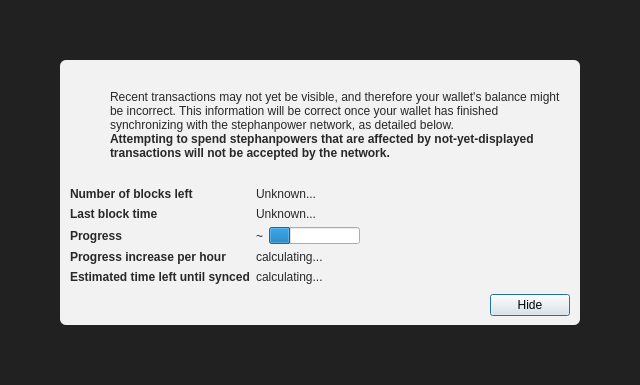
<?xml version="1.0" encoding="UTF-8"?>
<ui version="4.0">
 <class>ModalOverlay</class>
 <widget class="ModalOverlay" name="ModalOverlay">
  <property name="geometry">
   <rect>
    <x>0</x>
    <y>0</y>
    <width>640</width>
    <height>385</height>
   </rect>
  </property>
  <property name="windowTitle">
   <string>Form</string>
  </property>
  <layout class="QVBoxLayout" name="verticalLayout" stretch="0">
   <property name="sizeConstraint">
    <enum>QLayout::SetDefaultConstraint</enum>
   </property>
   <property name="leftMargin">
    <number>0</number>
   </property>
   <property name="topMargin">
    <number>0</number>
   </property>
   <property name="rightMargin">
    <number>0</number>
   </property>
   <property name="bottomMargin">
    <number>0</number>
   </property>
   <item>
    <widget class="QWidget" name="bgWidget" native="true">
     <property name="styleSheet">
      <string notr="true">#bgWidget { background: rgba(0,0,0,220); }</string>
     </property>
     <layout class="QVBoxLayout" name="verticalLayoutMain" stretch="1">
      <property name="leftMargin">
       <number>60</number>
      </property>
      <property name="topMargin">
       <number>60</number>
      </property>
      <property name="rightMargin">
       <number>60</number>
      </property>
      <property name="bottomMargin">
       <number>60</number>
      </property>
      <item>
       <widget class="QWidget" name="contentWidget" native="true">
        <property name="styleSheet">
         <string notr="true">#contentWidget { background: rgba(255,255,255,240); border-radius: 6px; }

QLabel { color: rgb(40,40,40);  }</string>
        </property>
        <layout class="QVBoxLayout" name="verticalLayoutSub" stretch="1,0,0,0">
         <property name="spacing">
          <number>0</number>
         </property>
         <property name="leftMargin">
          <number>10</number>
         </property>
         <property name="topMargin">
          <number>10</number>
         </property>
         <property name="rightMargin">
          <number>10</number>
         </property>
         <property name="bottomMargin">
          <number>10</number>
         </property>
         <item>
          <layout class="QHBoxLayout" name="horizontalLayoutIconText" stretch="0,1">
           <property name="topMargin">
            <number>20</number>
           </property>
           <item>
            <layout class="QVBoxLayout" name="verticalLayoutIcon">
             <property name="leftMargin">
              <number>0</number>
             </property>
             <item>
              <widget class="QPushButton" name="warningIcon">
               <property name="enabled">
                <bool>false</bool>
               </property>
               <property name="text">
                <string/>
               </property>
               <property name="icon">
                <iconset>
                 <normaloff>:/icons/warning</normaloff>
                 <disabledoff>:/icons/warning</disabledoff>:/icons/warning</iconset>
               </property>
               <property name="iconSize">
                <size>
                 <width>48</width>
                 <height>48</height>
                </size>
               </property>
               <property name="flat">
                <bool>true</bool>
               </property>
              </widget>
             </item>
             <item>
              <spacer name="verticalSpacerWarningIcon">
               <property name="orientation">
                <enum>Qt::Vertical</enum>
               </property>
               <property name="sizeHint" stdset="0">
                <size>
                 <width>20</width>
                 <height>40</height>
                </size>
               </property>
              </spacer>
             </item>
            </layout>
           </item>
           <item>
            <layout class="QVBoxLayout" name="verticalLayoutInfoText">
             <property name="leftMargin">
              <number>0</number>
             </property>
             <property name="topMargin">
              <number>0</number>
             </property>
             <item>
              <widget class="QLabel" name="infoText">
               <property name="text">
                <string>Recent transactions may not yet be visible, and therefore your wallet's balance might be incorrect. This information will be correct once your wallet has finished synchronizing with the stephanpower network, as detailed below.</string>
               </property>
               <property name="textFormat">
                <enum>Qt::RichText</enum>
               </property>
               <property name="wordWrap">
                <bool>true</bool>
               </property>
              </widget>
             </item>
             <item>
              <widget class="QLabel" name="infoTextStrong">
               <property name="font">
                <font>
                 <weight>75</weight>
                 <bold>true</bold>
                </font>
               </property>
               <property name="text">
                <string>Attempting to spend stephanpowers that are affected by not-yet-displayed transactions will not be accepted by the network.</string>
               </property>
               <property name="textFormat">
                <enum>Qt::RichText</enum>
               </property>
               <property name="wordWrap">
                <bool>true</bool>
               </property>
              </widget>
             </item>
             <item>
              <spacer name="verticalSpacerInTextSpace">
               <property name="orientation">
                <enum>Qt::Vertical</enum>
               </property>
               <property name="sizeHint" stdset="0">
                <size>
                 <width>20</width>
                 <height>40</height>
                </size>
               </property>
              </spacer>
             </item>
            </layout>
           </item>
          </layout>
         </item>
         <item>
          <spacer name="verticalSpacerAfterText">
           <property name="orientation">
            <enum>Qt::Vertical</enum>
           </property>
           <property name="sizeHint" stdset="0">
            <size>
             <width>20</width>
             <height>40</height>
            </size>
           </property>
          </spacer>
         </item>
         <item>
          <layout class="QFormLayout" name="formLayout">
           <property name="fieldGrowthPolicy">
            <enum>QFormLayout::FieldsStayAtSizeHint</enum>
           </property>
           <property name="horizontalSpacing">
            <number>6</number>
           </property>
           <property name="verticalSpacing">
            <number>6</number>
           </property>
           <property name="topMargin">
            <number>10</number>
           </property>
           <item row="0" column="0">
            <widget class="QLabel" name="labelNumberOfBlocksLeft">
             <property name="font">
              <font>
               <weight>75</weight>
               <bold>true</bold>
              </font>
             </property>
             <property name="text">
              <string>Number of blocks left</string>
             </property>
            </widget>
           </item>
           <item row="0" column="1">
            <widget class="QLabel" name="numberOfBlocksLeft">
             <property name="text">
              <string>Unknown...</string>
             </property>
            </widget>
           </item>
           <item row="1" column="0">
            <widget class="QLabel" name="labelLastBlockTime">
             <property name="font">
              <font>
               <weight>75</weight>
               <bold>true</bold>
              </font>
             </property>
             <property name="text">
              <string>Last block time</string>
             </property>
            </widget>
           </item>
           <item row="1" column="1">
            <widget class="QLabel" name="newestBlockDate">
             <property name="sizePolicy">
              <sizepolicy hsizetype="Maximum" vsizetype="Preferred">
               <horstretch>0</horstretch>
               <verstretch>0</verstretch>
              </sizepolicy>
             </property>
             <property name="text">
              <string>Unknown...</string>
             </property>
            </widget>
           </item>
           <item row="2" column="0">
            <widget class="QLabel" name="labelSyncDone">
             <property name="font">
              <font>
               <weight>75</weight>
               <bold>true</bold>
              </font>
             </property>
             <property name="text">
              <string>Progress</string>
             </property>
            </widget>
           </item>
           <item row="2" column="1">
            <layout class="QHBoxLayout" name="horizontalLayoutSync" stretch="0,1">
             <item>
              <widget class="QLabel" name="percentageProgress">
               <property name="text">
                <string notr="true">~</string>
               </property>
              </widget>
             </item>
             <item>
              <widget class="QProgressBar" name="progressBar">
               <property name="value">
                <number>24</number>
               </property>
               <property name="format">
                <string/>
               </property>
              </widget>
             </item>
            </layout>
           </item>
           <item row="4" column="0">
            <widget class="QLabel" name="labelProgressIncrease">
             <property name="font">
              <font>
               <weight>75</weight>
               <bold>true</bold>
              </font>
             </property>
             <property name="text">
              <string>Progress increase per hour</string>
             </property>
            </widget>
           </item>
           <item row="4" column="1">
            <widget class="QLabel" name="progressIncreasePerH">
             <property name="text">
              <string>calculating...</string>
             </property>
            </widget>
           </item>
           <item row="5" column="0">
            <widget class="QLabel" name="labelEstimatedTimeLeft">
             <property name="font">
              <font>
               <weight>75</weight>
               <bold>true</bold>
              </font>
             </property>
             <property name="text">
              <string>Estimated time left until synced</string>
             </property>
            </widget>
           </item>
           <item row="5" column="1">
            <widget class="QLabel" name="expectedTimeLeft">
             <property name="text">
              <string>calculating...</string>
             </property>
            </widget>
           </item>
          </layout>
         </item>
         <item>
          <layout class="QHBoxLayout" name="horizontalLayoutButtons">
           <property name="leftMargin">
            <number>10</number>
           </property>
           <property name="topMargin">
            <number>10</number>
           </property>
           <item>
            <spacer name="horizontalSpacer">
             <property name="orientation">
              <enum>Qt::Horizontal</enum>
             </property>
             <property name="sizeHint" stdset="0">
              <size>
               <width>40</width>
               <height>20</height>
              </size>
             </property>
            </spacer>
           </item>
           <item>
            <widget class="QPushButton" name="closeButton">
             <property name="text">
              <string>Hide</string>
             </property>
             <property name="focusPolicy">
              <enum>Qt::StrongFocus</enum>
             </property>
             <property name="default">
              <bool>true</bool>
             </property>
            </widget>
           </item>
          </layout>
         </item>
        </layout>
       </widget>
      </item>
     </layout>
    </widget>
   </item>
  </layout>
 </widget>
 <customwidgets>
  <customwidget>
   <class>ModalOverlay</class>
   <extends>QWidget</extends>
   <header>qt/modaloverlay.h</header>
   <container>1</container>
  </customwidget>
 </customwidgets>
 <resources/>
 <connections/>
</ui>
